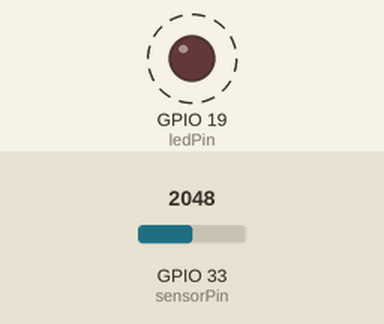
This sketch was run on a simulated ESP32. Shown: output pins drawn as LEDs (lit = HIGH). Dashed ring = blinking. The test bench sets the inputs (shaded band); at power-on: GPIO 33 (sensorPin) = 2048. What the sketch prints to the serial monitor is not drawn.

Above: at 1.8 s.
1.9 s: GPIO 33 (sensorPin) set to 0
At 2.6 s:
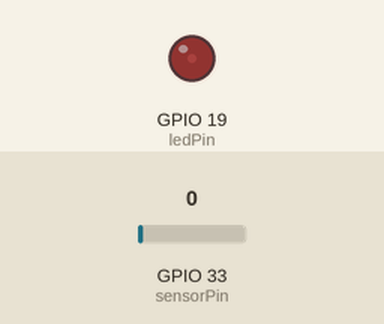
3.5 s: GPIO 33 (sensorPin) set to 3
5.0 s: GPIO 33 (sensorPin) set to 6
At 5.4 s:
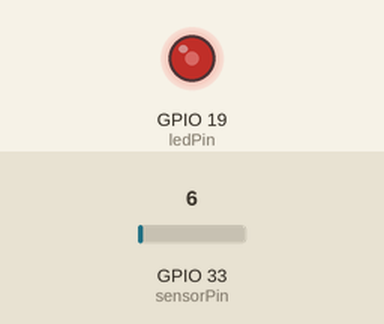
6.5 s: GPIO 33 (sensorPin) set to 491
At 7.03 s:
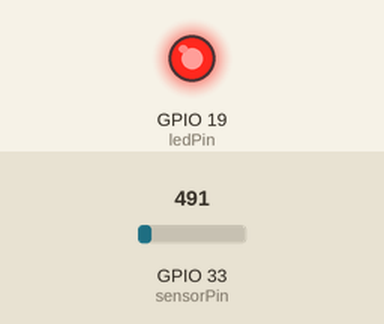
Timing chart, 0 to 11.0 s (numbered marks = the images above; inputs shaded):
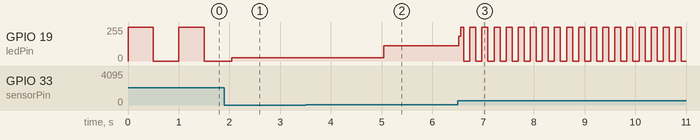

The sketch:

sketch.ino
```cpp
const int ledPin = 19;
const int sensorPin = 33;
int cicloDeTrabalho = 10;

void setup() {
  Serial.begin(115200);
  Serial.println("Hello, ESP32!");
  pinMode(ledPin, OUTPUT);
  pinMode(sensorPin, INPUT);
}

void loop() {
  int var=analogRead(sensorPin);

  Serial.println("Tensão:");
  Serial.println(var);
  digitalWrite(ledPin, HIGH);
  delay((var * cicloDeTrabalho * 100)/4096);
  digitalWrite(ledPin, LOW);
  delay((var * cicloDeTrabalho * 100)/4096);
}
```

Measured:
- the behaviour switches between 4 and 5 on GPIO 33 (sensorPin) (found by bisection; images 1 and 2)
- after the input at 5.0 s, GPIO 19 (ledPin): 26/255 → 116/255 at once
- after the input at 6.5 s, GPIO 19 (ledPin): 116/255 → 185/255 at once, then moves between 0/255 and 255/255, repeating every 0.71 s
- by itself, GPIO 19 (ledPin): alternates 255/255 for 0.50 s and 0/255 for 0.50 s
